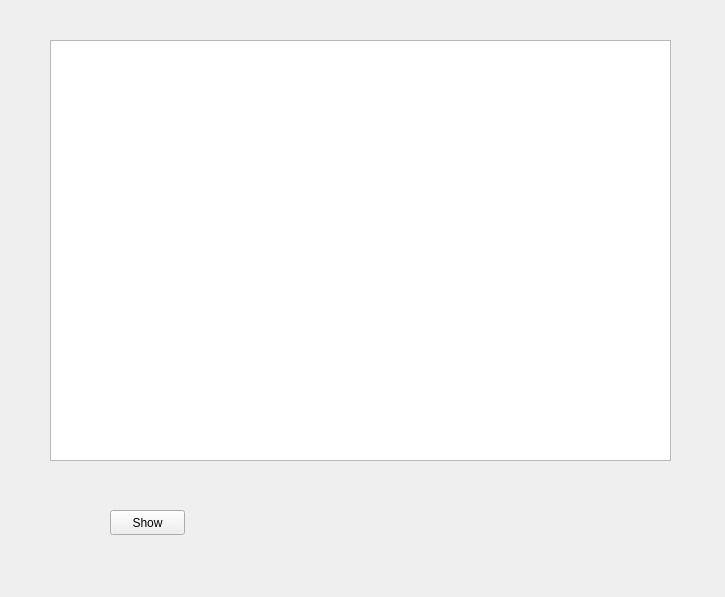
<?xml version="1.0" encoding="UTF-8"?>
<ui version="4.0">
 <class>Widget</class>
 <widget class="QWidget" name="Widget">
  <property name="geometry">
   <rect>
    <x>0</x>
    <y>0</y>
    <width>725</width>
    <height>597</height>
   </rect>
  </property>
  <property name="windowTitle">
   <string>Widget</string>
  </property>
  <widget class="QTableView" name="tableView">
   <property name="geometry">
    <rect>
     <x>50</x>
     <y>40</y>
     <width>621</width>
     <height>421</height>
    </rect>
   </property>
  </widget>
  <widget class="QPushButton" name="pushButton">
   <property name="geometry">
    <rect>
     <x>110</x>
     <y>510</y>
     <width>75</width>
     <height>25</height>
    </rect>
   </property>
   <property name="text">
    <string>Show</string>
   </property>
  </widget>
 </widget>
 <layoutdefault spacing="6" margin="11"/>
 <resources/>
 <connections/>
</ui>
